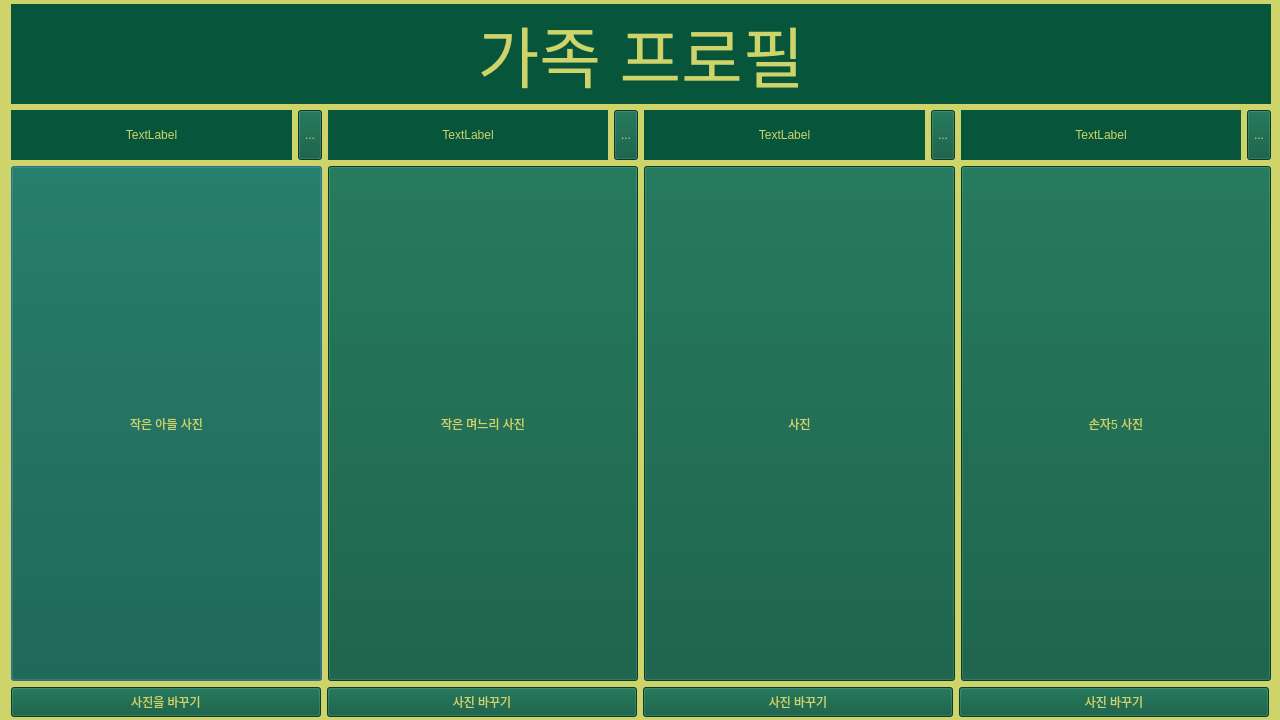
<?xml version="1.0" encoding="UTF-8"?>
<ui version="4.0">
 <class>Dialog</class>
 <widget class="QDialog" name="Dialog">
  <property name="geometry">
   <rect>
    <x>0</x>
    <y>0</y>
    <width>1280</width>
    <height>720</height>
   </rect>
  </property>
  <property name="minimumSize">
   <size>
    <width>1280</width>
    <height>720</height>
   </size>
  </property>
  <property name="windowTitle">
   <string>N2_3</string>
  </property>
  <property name="styleSheet">
   <string notr="true">background-color:rgb(206, 212, 106);
</string>
  </property>
  <widget class="QWidget" name="layoutWidget">
   <property name="geometry">
    <rect>
     <x>9</x>
     <y>4</y>
     <width>1264</width>
     <height>713</height>
    </rect>
   </property>
   <layout class="QGridLayout" name="gridLayout">
    <item row="0" column="0">
     <widget class="QLabel" name="label">
      <property name="minimumSize">
       <size>
        <width>1260</width>
        <height>90</height>
       </size>
      </property>
      <property name="maximumSize">
       <size>
        <width>1260</width>
        <height>16777215</height>
       </size>
      </property>
      <property name="font">
       <font>
        <pointsize>50</pointsize>
       </font>
      </property>
      <property name="styleSheet">
       <string notr="true">background-color: rgb(7, 85, 59);
color:rgb(206, 212, 106);
</string>
      </property>
      <property name="text">
       <string>가족 프로필</string>
      </property>
      <property name="alignment">
       <set>Qt::AlignCenter</set>
      </property>
     </widget>
    </item>
    <item row="1" column="0">
     <layout class="QVBoxLayout" name="verticalLayout">
      <item>
       <layout class="QHBoxLayout" name="horizontalLayout">
        <item>
         <widget class="QLabel" name="label_1">
          <property name="minimumSize">
           <size>
            <width>0</width>
            <height>50</height>
           </size>
          </property>
          <property name="styleSheet">
           <string notr="true">background-color: rgb(7, 85, 59);
color:rgb(206, 212, 106);
</string>
          </property>
          <property name="text">
           <string>TextLabel</string>
          </property>
          <property name="alignment">
           <set>Qt::AlignCenter</set>
          </property>
         </widget>
        </item>
        <item>
         <widget class="QToolButton" name="toolButton">
          <property name="minimumSize">
           <size>
            <width>0</width>
            <height>50</height>
           </size>
          </property>
          <property name="styleSheet">
           <string notr="true">background-color: rgb(7, 85, 59);
color:rgb(206, 212, 106);
</string>
          </property>
          <property name="text">
           <string>...</string>
          </property>
         </widget>
        </item>
        <item>
         <widget class="QLabel" name="label_2">
          <property name="minimumSize">
           <size>
            <width>0</width>
            <height>50</height>
           </size>
          </property>
          <property name="styleSheet">
           <string notr="true">background-color: rgb(7, 85, 59);
color:rgb(206, 212, 106);
</string>
          </property>
          <property name="text">
           <string>TextLabel</string>
          </property>
          <property name="alignment">
           <set>Qt::AlignCenter</set>
          </property>
         </widget>
        </item>
        <item>
         <widget class="QToolButton" name="toolButton_2">
          <property name="minimumSize">
           <size>
            <width>0</width>
            <height>50</height>
           </size>
          </property>
          <property name="styleSheet">
           <string notr="true">background-color: rgb(7, 85, 59);
color:rgb(206, 212, 106);
</string>
          </property>
          <property name="text">
           <string>...</string>
          </property>
         </widget>
        </item>
        <item>
         <widget class="QLabel" name="label_3">
          <property name="minimumSize">
           <size>
            <width>0</width>
            <height>50</height>
           </size>
          </property>
          <property name="styleSheet">
           <string notr="true">background-color: rgb(7, 85, 59);
color:rgb(206, 212, 106);
</string>
          </property>
          <property name="text">
           <string>TextLabel</string>
          </property>
          <property name="alignment">
           <set>Qt::AlignCenter</set>
          </property>
         </widget>
        </item>
        <item>
         <widget class="QToolButton" name="toolButton_3">
          <property name="minimumSize">
           <size>
            <width>0</width>
            <height>50</height>
           </size>
          </property>
          <property name="styleSheet">
           <string notr="true">background-color: rgb(7, 85, 59);
color:rgb(206, 212, 106);
</string>
          </property>
          <property name="text">
           <string>...</string>
          </property>
         </widget>
        </item>
        <item>
         <widget class="QLabel" name="label_4">
          <property name="minimumSize">
           <size>
            <width>0</width>
            <height>50</height>
           </size>
          </property>
          <property name="styleSheet">
           <string notr="true">background-color: rgb(7, 85, 59);
color:rgb(206, 212, 106);
</string>
          </property>
          <property name="text">
           <string>TextLabel</string>
          </property>
          <property name="alignment">
           <set>Qt::AlignCenter</set>
          </property>
         </widget>
        </item>
        <item>
         <widget class="QToolButton" name="toolButton_4">
          <property name="minimumSize">
           <size>
            <width>0</width>
            <height>50</height>
           </size>
          </property>
          <property name="styleSheet">
           <string notr="true">background-color: rgb(7, 85, 59);
color:rgb(206, 212, 106);
</string>
          </property>
          <property name="text">
           <string>...</string>
          </property>
         </widget>
        </item>
       </layout>
      </item>
      <item>
       <layout class="QHBoxLayout" name="horizontalLayout_3">
        <item>
         <widget class="QPushButton" name="btn1">
          <property name="minimumSize">
           <size>
            <width>310</width>
            <height>515</height>
           </size>
          </property>
          <property name="styleSheet">
           <string notr="true">background-color: rgb(7, 85, 59);
color:rgb(206, 212, 106);
</string>
          </property>
          <property name="text">
           <string>작은 아들 사진</string>
          </property>
         </widget>
        </item>
        <item>
         <widget class="QPushButton" name="btn2">
          <property name="minimumSize">
           <size>
            <width>310</width>
            <height>515</height>
           </size>
          </property>
          <property name="styleSheet">
           <string notr="true">background-color: rgb(7, 85, 59);
color:rgb(206, 212, 106);
</string>
          </property>
          <property name="text">
           <string>작은 며느리 사진</string>
          </property>
         </widget>
        </item>
        <item>
         <widget class="QPushButton" name="btn3">
          <property name="minimumSize">
           <size>
            <width>310</width>
            <height>515</height>
           </size>
          </property>
          <property name="styleSheet">
           <string notr="true">background-color: rgb(7, 85, 59);
color:rgb(206, 212, 106);
</string>
          </property>
          <property name="text">
           <string>사진</string>
          </property>
         </widget>
        </item>
        <item>
         <widget class="QPushButton" name="btn4">
          <property name="minimumSize">
           <size>
            <width>310</width>
            <height>515</height>
           </size>
          </property>
          <property name="styleSheet">
           <string notr="true">background-color: rgb(7, 85, 59);
color:rgb(206, 212, 106);
</string>
          </property>
          <property name="text">
           <string>손자5 사진</string>
          </property>
         </widget>
        </item>
       </layout>
      </item>
      <item>
       <layout class="QHBoxLayout" name="horizontalLayout_4">
        <item>
         <widget class="QToolButton" name="pic1">
          <property name="minimumSize">
           <size>
            <width>310</width>
            <height>30</height>
           </size>
          </property>
          <property name="styleSheet">
           <string notr="true">background-color: rgb(7, 85, 59);
color:rgb(206, 212, 106);
</string>
          </property>
          <property name="text">
           <string>사진을 바꾸기</string>
          </property>
         </widget>
        </item>
        <item>
         <widget class="QToolButton" name="pic2">
          <property name="minimumSize">
           <size>
            <width>310</width>
            <height>30</height>
           </size>
          </property>
          <property name="styleSheet">
           <string notr="true">background-color: rgb(7, 85, 59);
color:rgb(206, 212, 106);
</string>
          </property>
          <property name="text">
           <string>사진 바꾸기</string>
          </property>
         </widget>
        </item>
        <item>
         <widget class="QToolButton" name="pic3">
          <property name="minimumSize">
           <size>
            <width>310</width>
            <height>30</height>
           </size>
          </property>
          <property name="styleSheet">
           <string notr="true">background-color: rgb(7, 85, 59);
color:rgb(206, 212, 106);
</string>
          </property>
          <property name="text">
           <string>사진 바꾸기</string>
          </property>
         </widget>
        </item>
        <item>
         <widget class="QToolButton" name="pic4">
          <property name="minimumSize">
           <size>
            <width>310</width>
            <height>30</height>
           </size>
          </property>
          <property name="styleSheet">
           <string notr="true">background-color: rgb(7, 85, 59);
color:rgb(206, 212, 106);
</string>
          </property>
          <property name="text">
           <string>사진 바꾸기</string>
          </property>
         </widget>
        </item>
       </layout>
      </item>
     </layout>
    </item>
   </layout>
  </widget>
 </widget>
 <resources/>
 <connections>
  <connection>
   <sender>btn1</sender>
   <signal>clicked()</signal>
   <receiver>Dialog</receiver>
   <slot>n2_3_Aclick_open()</slot>
   <hints>
    <hint type="sourcelabel">
     <x>273</x>
     <y>577</y>
    </hint>
    <hint type="destinationlabel">
     <x>292</x>
     <y>718</y>
    </hint>
   </hints>
  </connection>
  <connection>
   <sender>btn2</sender>
   <signal>clicked()</signal>
   <receiver>Dialog</receiver>
   <slot>n2_3_Bclick_open()</slot>
   <hints>
    <hint type="sourcelabel">
     <x>556</x>
     <y>624</y>
    </hint>
    <hint type="destinationlabel">
     <x>578</x>
     <y>717</y>
    </hint>
   </hints>
  </connection>
  <connection>
   <sender>btn3</sender>
   <signal>clicked()</signal>
   <receiver>Dialog</receiver>
   <slot>n2_3_Cclick_open()</slot>
   <hints>
    <hint type="sourcelabel">
     <x>859</x>
     <y>511</y>
    </hint>
    <hint type="destinationlabel">
     <x>867</x>
     <y>719</y>
    </hint>
   </hints>
  </connection>
  <connection>
   <sender>btn4</sender>
   <signal>clicked()</signal>
   <receiver>Dialog</receiver>
   <slot>n2_3_Dclick_open()</slot>
   <hints>
    <hint type="sourcelabel">
     <x>1067</x>
     <y>612</y>
    </hint>
    <hint type="destinationlabel">
     <x>1074</x>
     <y>715</y>
    </hint>
   </hints>
  </connection>
  <connection>
   <sender>toolButton</sender>
   <signal>clicked()</signal>
   <receiver>Dialog</receiver>
   <slot>N2_3_AnameMODIFY_click_open()</slot>
   <hints>
    <hint type="sourcelabel">
     <x>305</x>
     <y>132</y>
    </hint>
    <hint type="destinationlabel">
     <x>327</x>
     <y>719</y>
    </hint>
   </hints>
  </connection>
  <connection>
   <sender>toolButton_2</sender>
   <signal>clicked()</signal>
   <receiver>Dialog</receiver>
   <slot>N2_3_BnameMODIFY_click_open()</slot>
   <hints>
    <hint type="sourcelabel">
     <x>631</x>
     <y>142</y>
    </hint>
    <hint type="destinationlabel">
     <x>635</x>
     <y>719</y>
    </hint>
   </hints>
  </connection>
  <connection>
   <sender>toolButton_3</sender>
   <signal>clicked()</signal>
   <receiver>Dialog</receiver>
   <slot>N2_3_CnameMODIFY_click_open()</slot>
   <hints>
    <hint type="sourcelabel">
     <x>937</x>
     <y>123</y>
    </hint>
    <hint type="destinationlabel">
     <x>950</x>
     <y>719</y>
    </hint>
   </hints>
  </connection>
  <connection>
   <sender>toolButton_4</sender>
   <signal>clicked()</signal>
   <receiver>Dialog</receiver>
   <slot>N2_3_DnameMODIFY_click_open()</slot>
   <hints>
    <hint type="sourcelabel">
     <x>1242</x>
     <y>131</y>
    </hint>
    <hint type="destinationlabel">
     <x>1219</x>
     <y>719</y>
    </hint>
   </hints>
  </connection>
 </connections>
 <slots>
  <slot>n2_3_Aclick_open()</slot>
  <slot>n2_3_Bclick_open()</slot>
  <slot>n2_3_Cclick_open()</slot>
  <slot>n2_3_Dclick_open()</slot>
  <slot>slot1()</slot>
  <slot>N2_3_AnameMODIFY_click_open()</slot>
  <slot>N2_3_BnameMODIFY_click_open()</slot>
  <slot>N2_3_CnameMODIFY_click_open()</slot>
  <slot>N2_3_DnameMODIFY_click_open()</slot>
 </slots>
</ui>
